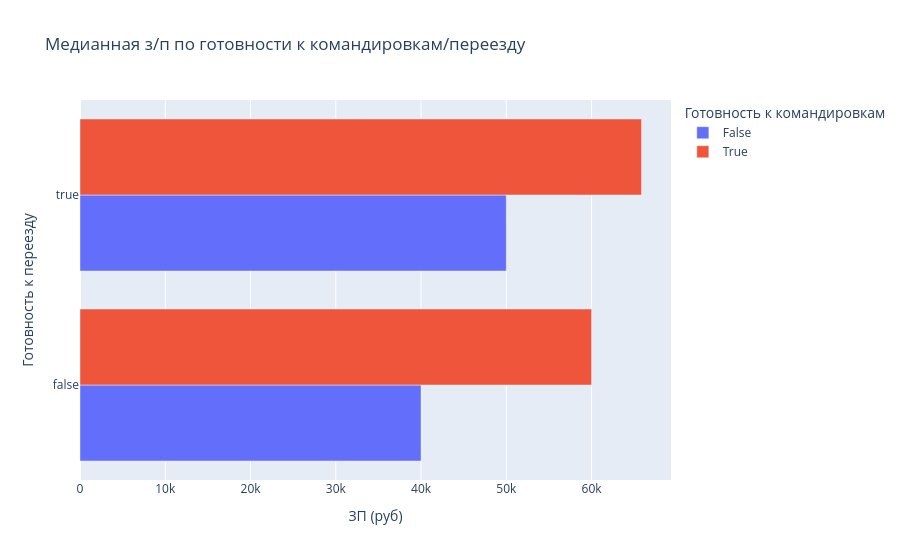

Here is the notebook cell this chart was saved with:
### Markdown cell above
- В Москве и Санкт-Питербурге высокая заработная плата, очевидно.
- Признак "Город" не столько важен для прогнозирования желаемой заработной платы, как значения почти идентичные.

### Code cell
bar_data = data.groupby(
    ['Готовность к командировкам', 'Готовность к переезду'],
    as_index=False
)['ЗП (руб)'].median()
fig = px.bar(
    data_frame=bar_data,
    y='Готовность к переезду',
    x='ЗП (руб)',
    barmode="group",
    color='Готовность к командировкам',
    orientation='h',
    title='Медианная з/п по готовности к командировкам/переезду'
)
fig.show()

### Figure 1 — Plotly figure (JSON) as saved in the notebook; plotly's stock layout.template omitted (floating-point values rounded to 4 significant figures)
{"data": [{"alignmentgroup": "True", "hovertemplate": "Готовность к командировкам=False<br>ЗП (руб)=%{x}<br>Готовность к переезду=%{y}<extra></extra>", "legendgroup": "False", "marker": {"color": "#636efa", "pattern": {"shape": ""}}, "name": "False", "offsetgroup": "False", "orientation": "h", "showlegend": true, "textposition": "auto", "type": "bar", "x": [40000.0, 50000.0], "xaxis": "x", "y": [false, true], "yaxis": "y"}, {"alignmentgroup": "True", "hovertemplate": "Готовность к командировкам=True<br>ЗП (руб)=%{x}<br>Готовность к переезду=%{y}<extra></extra>", "legendgroup": "True", "marker": {"color": "#EF553B", "pattern": {"shape": ""}}, "name": "True", "offsetgroup": "True", "orientation": "h", "showlegend": true, "textposition": "auto", "type": "bar", "x": [60000.0, 65850.0], "xaxis": "x", "y": [false, true], "yaxis": "y"}], "layout": {"barmode": "group", "legend": {"title": {"text": "Готовность к командировкам"}, "tracegroupgap": 0}, "title": {"text": "Медианная з/п по готовности к командировкам/переезду"}, "xaxis": {"anchor": "y", "domain": [0, 1], "title": {"text": "ЗП (руб)"}}, "yaxis": {"anchor": "x", "domain": [0, 1], "title": {"text": "Готовность к переезду"}}}}
